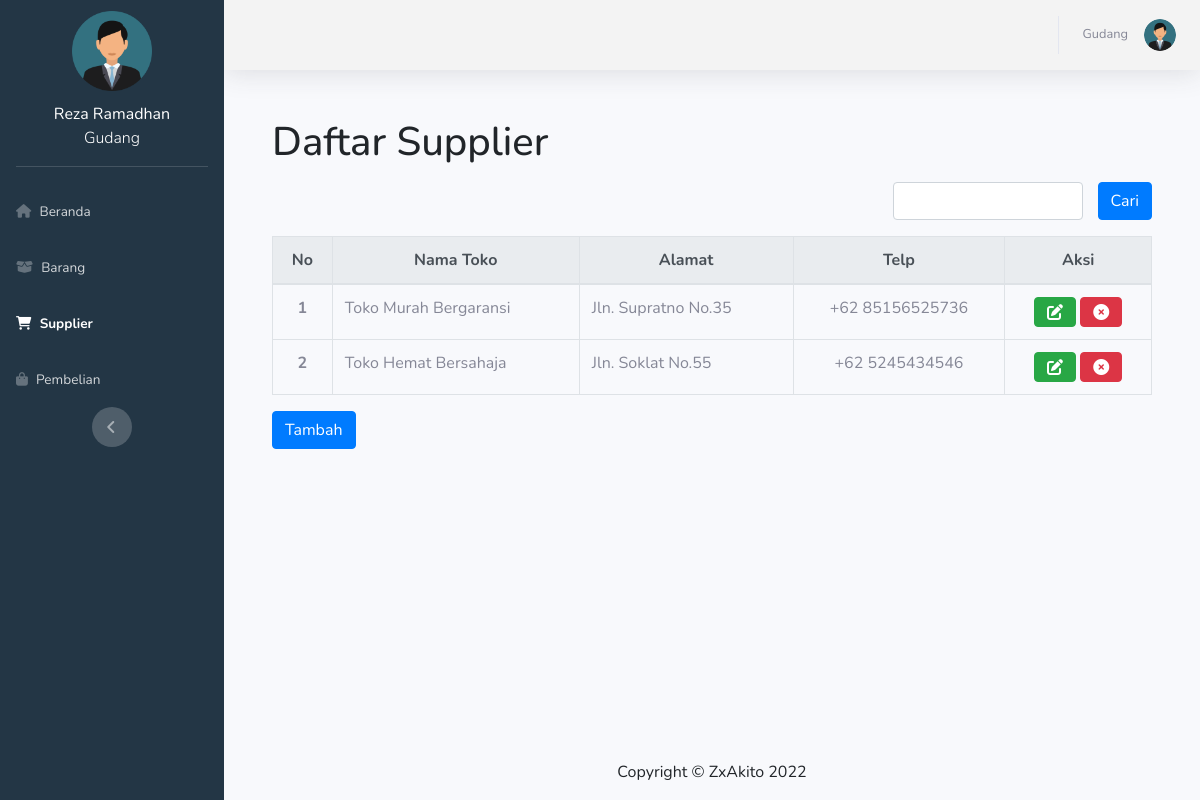
The app's page /index.php?page=gudang/supplier (signed in) with its own data.
### tables this page shows
CREATE TABLE `user` (
  `id_user` int(50) NOT NULL AUTO_INCREMENT,
  `Nama` varchar(30) DEFAULT NULL,
  `Username` varchar(15) DEFAULT NULL,
  `Password` varchar(50) DEFAULT NULL,
  `Level` enum('pemilik','gudang','kasir') DEFAULT NULL,
  PRIMARY KEY (`id_user`)
);

CREATE TABLE `supplier` (
  `id_supplier` int(11) NOT NULL AUTO_INCREMENT,
  `nama` varchar(200) DEFAULT NULL,
  `alamat` varchar(250) DEFAULT NULL,
  `telp` char(15) DEFAULT NULL,
  PRIMARY KEY (`id_supplier`)
);

### app/routing.php (called while the page is built)
<?php
    $page = $_GET['page'];
        if ($_SESSION['Id']=="") {
            include("pages/login.php");
        } else {
            if (!file_exists("pages/$page.php")) {
                header("location:index.php?page=beranda");
            }else{
                include("pages/$page.php");
            }
        }
        include("template/$template.php");
?>

### index.php (called while the page is built, shortened)
<?php
    include ("app/db.php");
    include ("app/function.php");
    include ("app/routing.php");
?>

### app/function.php (called while the page is built, shortened)
<?php
    function Pengguna($kunci)
    {
        global $koneksi;
        $Query=mysqli_query($koneksi,"SELECT * FROM user WHERE id_user='$kunci'");
        return mysqli_fetch_assoc($Query);
    }
?>

### pages/gudang/supplier.php (the view, shortened to what this page needs)
<?php
    $q = mysqli_query ($koneksi, "SELECT * FROM supplier order by id_supplier DESC");
    foreach($q as $a)
            {
                $no++;
                $data.="
                    <tr>
                        <th scope='row' class='text-center'>$no</th>
                        <td>{$a['nama']}</td>
                        <td class='text-capitalize'>{$a['alamat']}</td>
                        <td class='text-center'>+62 {$a['telp']}</td>
                        <td class='text-center'>
                            <a class='btn btn-success' href='?page=gudang/edit_supplier&id={$a['id_supplier']}'><i class='fas fa-edit'></i></a>
                            <a class='btn btn-danger' href='?page=$page&id={$a['id_supplier']}&p=tanya'><i class='fas fa-times-circle'></i></i></a>
                        </td>
                    </tr>
                ";
            }
    $konten = "
    <div class='container pr-5 pl-5'>
        <div class='mt-5 mb-3'>
            <h1>Daftar Supplier</h1>
        </div>
        <form method='post'>
            <div class='input-group'>
                <div class='col-sm-3 ml-auto'>
                    <input type='text' class='form-control' name='keyword' autofocus>
                </div>
                <input name='cari' type='submit' class='btn btn-primary' value='Cari'>
            </div>
        </form>
        <table class='table table-bordered'>
            <thead class='thead-light'>
                <tr class='text-center'>
                    <th scope='col'>No</th>
                    <th scope='col'>Nama Toko</th>
                    <th scope='col'>Alamat</th>
                    <th scope='col'>Telp</th>
                    <th scope='col'>Aksi</th>
                </tr>
            </thead>
            <tbody>
                $data
            </tbody>
        </table>
        <div class'button'>
            <a href='?page=gudang/tambah_supplier' type='submit' class='btn btn-primary'>Tambah</a>
        </div>
    </div>
    ";
?>

### template/sidebar.php (shortened to what this page needs)
<?php
    switch($_SESSION['JenisLog'])
    {
        case "gudang":
            include("./template/menu_gudang.php");
        break;
    }
    $sidebar="
        <ul class='navbar-nav bg-darkblue sidebar sidebar-dark accordion' id='accordionSidebar'>
            <a class='sidebar-brand d-flex align-items-center justify-content-center mt-3' href='index.php'>
                <img src='../assets/img/user.png' alt='' width='80' height='80'><br><br>
            </a>
            <div class='mt-3 text-center text-white text-capitalize'>
            ".Pengguna($_SESSION['Id'])['Nama']."<br>
                <p class='font-weight-light'>".Pengguna($_SESSION['Id'])['Level']."</p>
            </div>
            <hr class='sidebar-divider'>
                $menusidebar
            <div class='text-center d-none d-md-inline'>
                <button class='rounded-circle border-0' id='sidebarToggle'></button>
            </div>
        </ul>
    ";
?>

### template/topbar.php
<?php
    $topbar = "
    <nav class='navbar navbar-expand navbar-light bg-grey topbar mb-4 static-top shadow'>
        <button id='sidebarToggleTop' class='btn btn-link d-md-none rounded-circle mr-3'>
            <i class='fa fa-bars'></i>
        </button>
        <ul class='navbar-nav ml-auto'>
            <div class='topbar-divider d-none d-sm-block'></div>
            <li class='nav-item dropdown no-arrow'>
                <a class='nav-link dropdown-toggle' href='#' id='userDropdown' role='button'
                    data-toggle='dropdown' aria-haspopup='true' aria-expanded='false'>
                    <span class='mr-3 d-none d-lg-inline text-gray-600 small'>".Pengguna($_SESSION['Id'])['Username']."</span>
                    <img class='img-profile rounded-circle'
                        src='./assets/img/user.png'>
                </a>
                <div class='dropdown-menu dropdown-menu-right shadow animated--grow-in'
                    aria-labelledby='userDropdown'>
                    <a class='dropdown-item' href='?page=logout'>
                        <i class='fas fa-sign-out-alt fa-sm fa-fw mr-2 text-gray-400'></i>
                        Logout
                    </a>
                </div>
            </li>
        </ul>
    </nav>
    ";
?>

### records on screen
user: Nama "Reza Ramadhan", Level "Gudang", Username "Gudang"
supplier: nama "Toko Murah Bergaransi", alamat "Jln. Supratno No.35", telp "85156525736"
supplier: nama "Toko Hemat Bersahaja", alamat "Jln. Soklat No.55", telp "5245434546"
